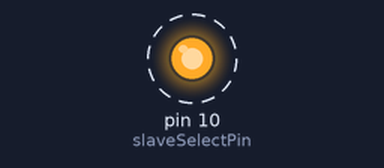
This sketch was run on a simulated Arduino Uno, built with avr-gcc and run on an emulated ATmega328P. Shown: output pins drawn as LEDs (lit = HIGH). Dashed ring = blinking.

Above: at 0.7 s.
Timing chart, 0 to 3.0 s (numbered marks = the images above):
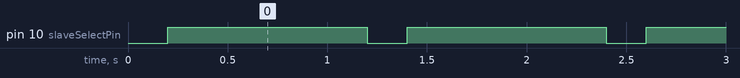

Measured:
- by itself, pin 10 (slaveSelectPin): alternates HIGH for 1.0 s and LOW for 0.20 s

The sketch:

spimaster.ino
```cpp
# include <SPI.h>

const int slaveSelectPin = 10;
int level;

/*
SPI.beginTransaction (SPISettings (2000000, MSBFIRST, SPI_MODE0));
digitalWrite (SS, LOW);        // assert Slave Select
byte foo = SPI.transfer (42);  // do a transfer
digitalWrite (SS, HIGH);       // de-assert Slave Select
SPI.endTransaction ();         // transaction over
 */

void setup() {
  // set the slaveSelectPin as an output:
  pinMode(slaveSelectPin, OUTPUT);
  // initialize SPI:
  SPI.begin();
}


void loop() {
  level = 9;
  digitalPotWrite(level);
  delay(1000);
}


void digitalPotWrite(int value) {
  // take the SS pin low to select the chip:
  digitalWrite(slaveSelectPin, LOW);
  delay(100);
  //  send in the address and value via SPI:
  SPI.transfer(value);
  delay(100);
  // take the SS pin high to de-select the chip:
  digitalWrite(slaveSelectPin, HIGH);
}
```
